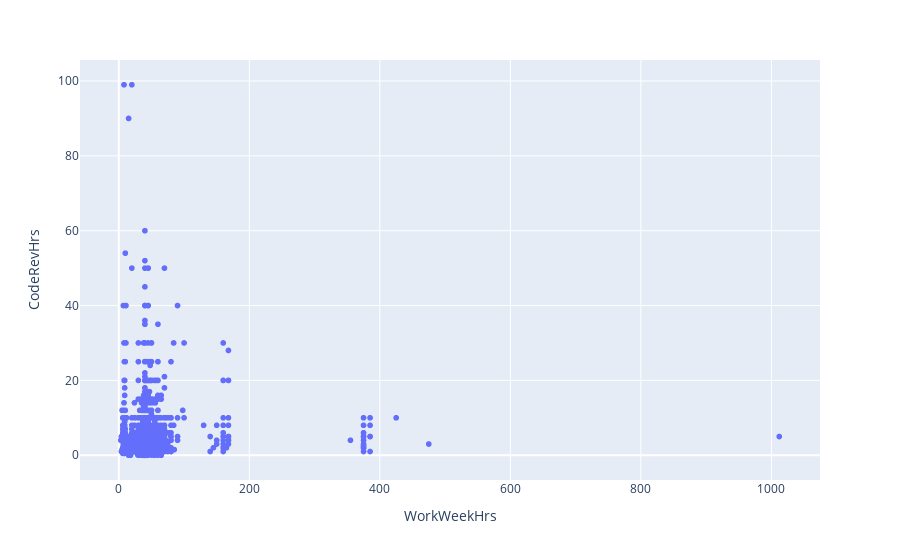

Notebook cell for this chart:
### Markdown cell above
Create a bubble plot of `WorkWeekHrs` and `CodeRevHrs`, use `Age` column as bubble size.

### Code cell
# your code goes here
plt.scatter(x=df.WorkWeekHrs, y=df.CodeRevHrs,alpha=0.2, s=df.Age*10)
#Alternatively
px.scatter(df, x='WorkWeekHrs', y='CodeRevHrs')

### Figure 1 — Plotly figure (JSON) as saved in the notebook; plotly's stock layout.template omitted (floating-point values rounded to 4 significant figures; data arrays with more than 128 entries replaced by an {"elided": "..."} marker saying what was removed)
{"data": [{"hovertemplate": "WorkWeekHrs=%{x}<br>CodeRevHrs=%{y}<extra></extra>", "legendgroup": "", "marker": {"color": "#636efa", "symbol": "circle"}, "mode": "markers", "name": "", "showlegend": false, "x": {"elided": "11398 float values"}, "xaxis": "x", "y": {"elided": "11398 float values"}, "yaxis": "y", "type": "scattergl"}], "layout": {"xaxis": {"anchor": "y", "domain": [0, 1], "title": {"text": "WorkWeekHrs"}}, "yaxis": {"anchor": "x", "domain": [0, 1], "title": {"text": "CodeRevHrs"}}, "legend": {"tracegroupgap": 0}, "margin": {"t": 60}}}
